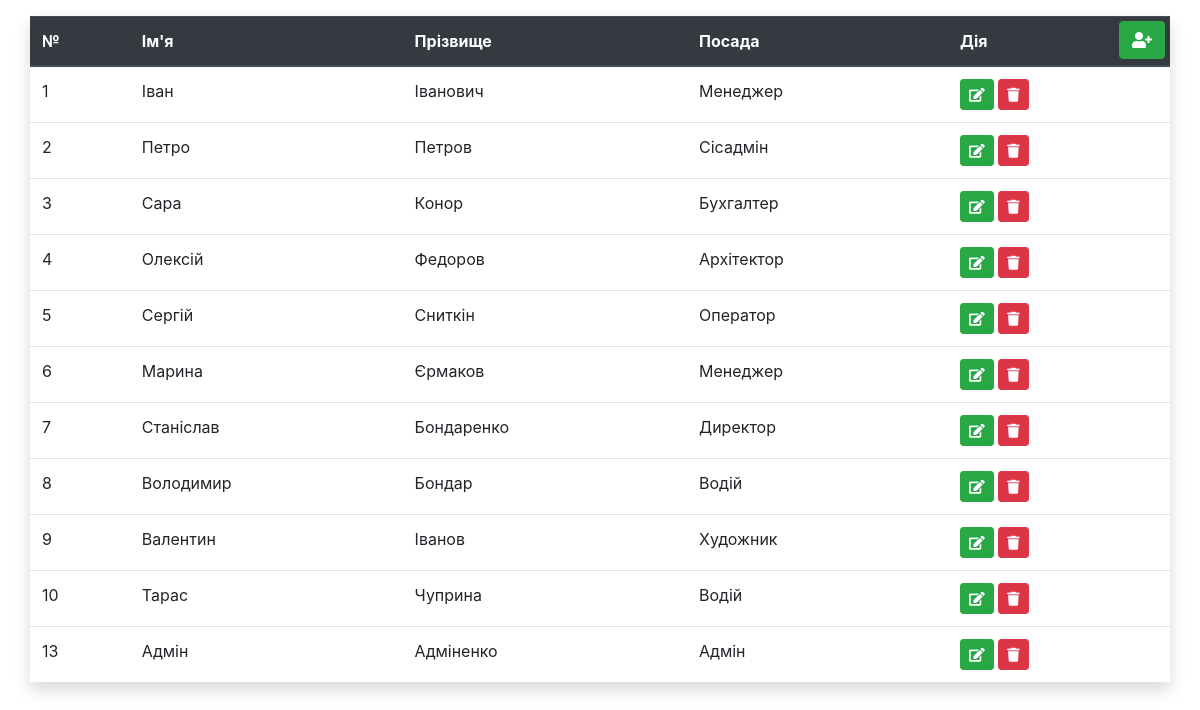
The page / on the database its author committed.
### tables this page shows
CREATE TABLE `users` (
  `id` int NOT NULL,
  `name` varchar(50) NOT NULL,
  `last_name` varchar(50) NOT NULL,
  `pos` varchar(50) NOT NULL
);

### func.php (called while the page is built, shortened)
<?php
include_once 'config.php';
$sql = $pdo->prepare("SELECT * FROM `users`");
$sql->execute();
$result = $sql->fetchAll();

### index.php (the view, shortened to what this page needs)
<?php
include_once 'func.php';
?>
<!DOCTYPE html>
<html lang="en">
<head>
    <link rel="stylesheet" href="https://stackpath.bootstrapcdn.com/bootstrap/4.3.1/css/bootstrap.min.css">
    <link rel="stylesheet" type="text/css" href="https://cdnjs.cloudflare.com/ajax/libs/font-awesome/5.9.0/css/all.css">
</head>
<body>
<div class="container">
    <div class="row">
        <div class="col-12 mt-3 p-0 position-relative">
            <button class="btn btn-success mb-1" id="add-user" data-toggle="modal" data-target="#Modal"><i
                        class="fa fa-user-plus"></i></button>
            <table class="table shadow ">
                <thead class="thead-dark">
                <tr>
                    <th>№</th>
                    <th>Ім'я</th>
                    <th>Прізвище</th>
                    <th>Посада</th>
                    <th>Дія</th>
                </tr>
                <?php foreach ($result as $value): ?>
                    <tr>
                        <td><?php echo $value['id'] ?></td>
                        <td><?php echo $value['name'] ?></td>
                        <td><?php echo $value['last_name'] ?></td>
                        <td><?php echo $value['pos'] ?></td>
                        <td>
                            <a href="Z" class="btn btn-success btn-sm" data-toggle="modal"
                               data-target="#editModal<?= $value['id'] ?>"><i class="fa fa-edit"></i></a>
                            <a href="?delete=<?php echo $value['id'] ?>" class="btn btn-danger btn-sm"
                               data-toggle="modal" data-target="#deleteModal<?= $value['id'] ?>"><i
                                        class="fa fa-trash"></i></a>
                        </td>
                    </tr>
                <?php endforeach; ?>
                </thead>
            </table>
        </div>
    </div>
</div>

### index.php (style rules this page uses)
#add-user { position: absolute; right: 5px; top: 5px; }

### rows shown on the page
users: id "1", name "Іван", last_name "Іванович", pos "Менеджер"
users: id "2", name "Петро", last_name "Петров", pos "Сісадмін"
users: id "3", name "Сара", last_name "Конор", pos "Бухгалтер"
users: id "4", name "Олексій", last_name "Федоров", pos "Архітектор"
users: id "5", name "Сергій", last_name "Сниткін", pos "Оператор"
users: id "6", name "Марина", last_name "Єрмаков", pos "Менеджер"
users: id "7", name "Станіслав", last_name "Бондаренко", pos "Директор"
users: id "8", name "Володимир", last_name "Бондар", pos "Водій"
users: id "9", name "Валентин", last_name "Іванов", pos "Художник"
users: id "10", name "Тарас", last_name "Чуприна", pos "Водій"
users: id "13", name "Адмін", last_name "Адміненко", pos "Адмін"
